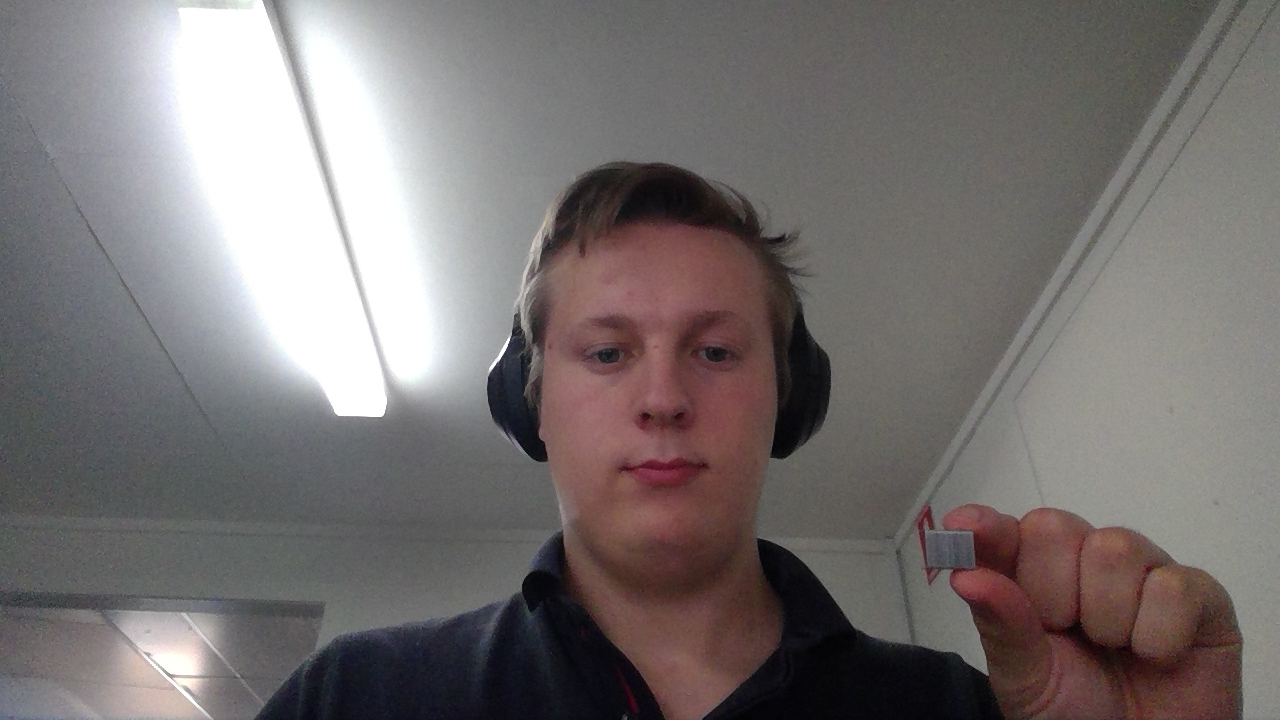
#> input picture test.jpg, 1280 x 720 px, given in place of the camera
$ python Canny.py
#> lines starting #> are read from the running program, lines starting #| are printed output that depends on the picture; after the words box and inside, x2 and y2 are one past the last pixel; in counts of white or black regions, pixels touching at a corner belong together
import numpy as np
import cv2

cap = cv2.VideoCapture(0)
while(True):
    # Capture frame-by-frame
    ret, frame = cap.read()
#> frame is the input picture: shape (720, 1280, 3); mean B, G, R 113.3, 113.9, 119.7

    edges = cv2.Canny(frame,100,250)
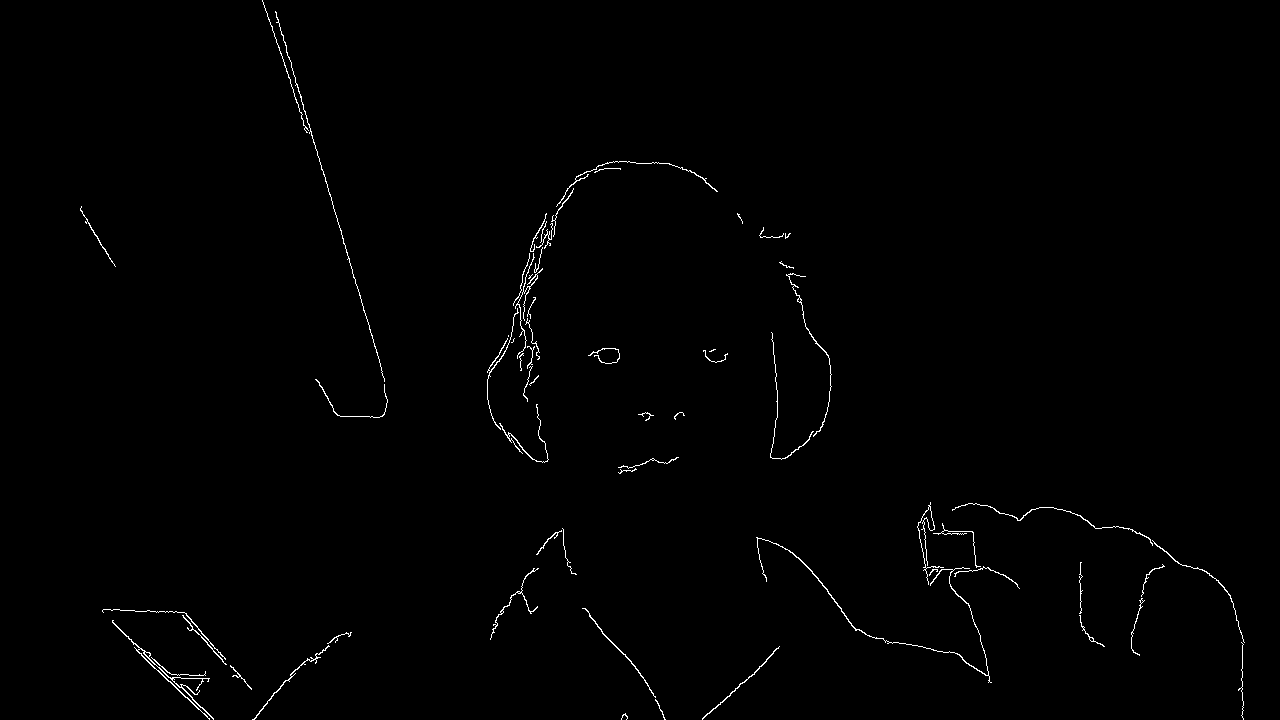
#> edges: shape (720, 1280); 0.71% white in thin lines or dots

    imgray = cv2.cvtColor(frame, cv2.COLOR_BGR2GRAY)
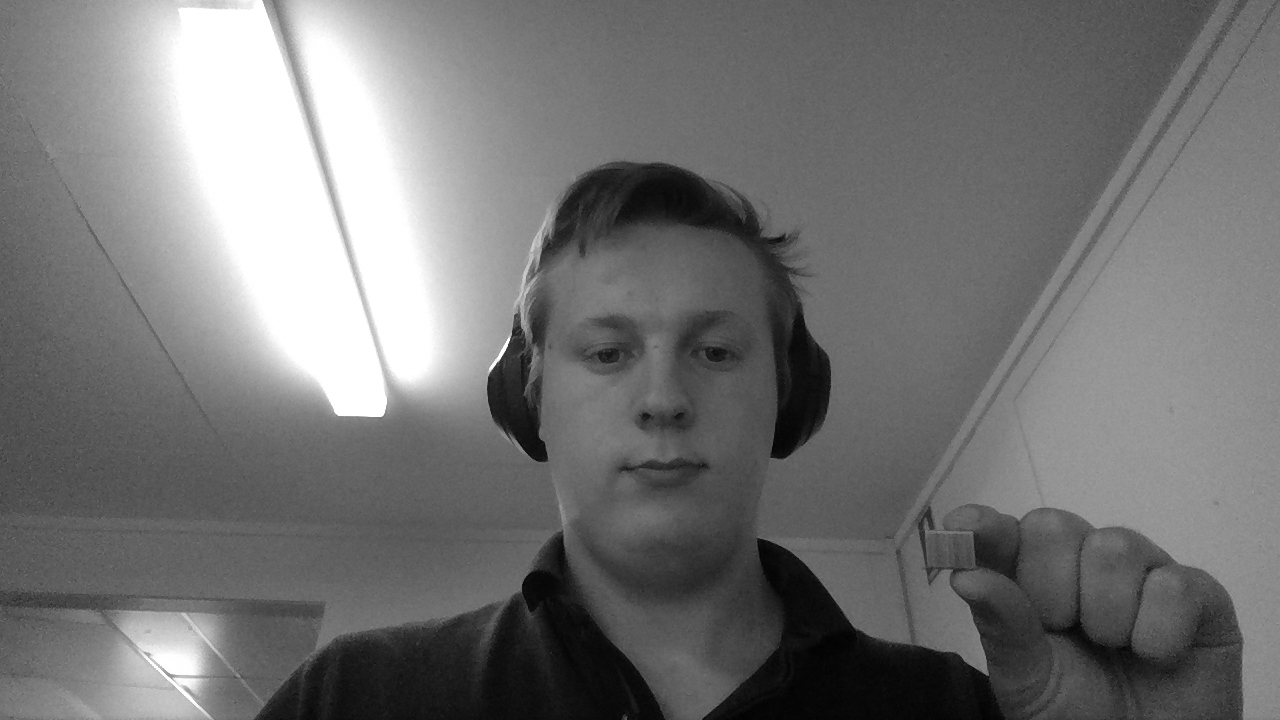
#> imgray: shape (720, 1280); min 1, max 255, mean 115.6
    ret, thresh = cv2.threshold(edges, 127, 255, 0)
    contours, hierarchy = cv2.findContours(thresh, cv2.RETR_TREE, cv2.CHAIN_APPROX_SIMPLE)
#> contours = 73 contours, 51 with area under 20; largest, box (x1, y1, x2, y2) and area: (112, 620, 214, 720) 189, (756, 537, 992, 683) 140, (582, 608, 656, 698) 66, (252, 645, 330, 720) 64, (702, 646, 780, 720) 62
    for cnt in contours:
        x,y,w,h = cv2.boundingRect(cnt)
        frame = cv2.rectangle(frame,(x,y),(x+w,y+h),(0,255,0),2)
#> this loop made 73 passes
#> (x, y, w, h) on passes 1 to 12: (621, 713, 7, 7), (655, 699, 11, 21), (230, 665, 22, 25), (151, 657, 55, 19), (702, 646, 78, 74), (252, 645, 78, 75), (1238, 642, 6, 78), (327, 632, 25, 12), (112, 620, 102, 100), (144, 651, 7, 7), (1079, 615, 26, 32), (1089, 637, 5, 5)
#> (cnt, x, y, w, h) on passes 13, 49: ([[1082, 627], [1083, 626], [1084, 627], [1083, 628]], 1082, 626, 3, 3), ([[508, 335], [508, 336]], 508, 335, 1, 2)
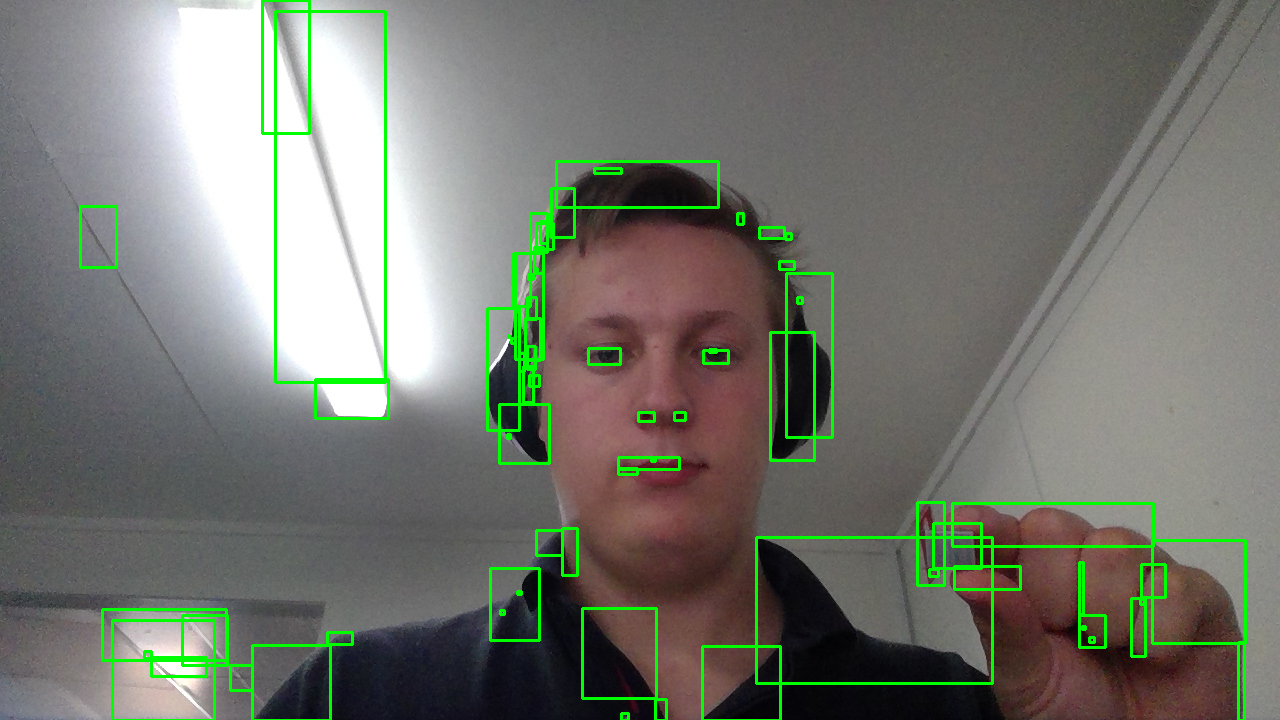
#> frame: shape (720, 1280, 3); mean B, G, R 109.7, 119.1, 115.8
    #cv2.imshow("Bounding Boxes",edges)

    cv2.imshow('frame', frame)
    cv2.imshow('Edges', edges)

    if cv2.waitKey(1) & 0xFF == ord('q'):
#> (key q is pressed here)
        break
# When everything done, release the capture
cap.release()
cv2.destroyAllWindows()

$ run again, on Dice3.jpg
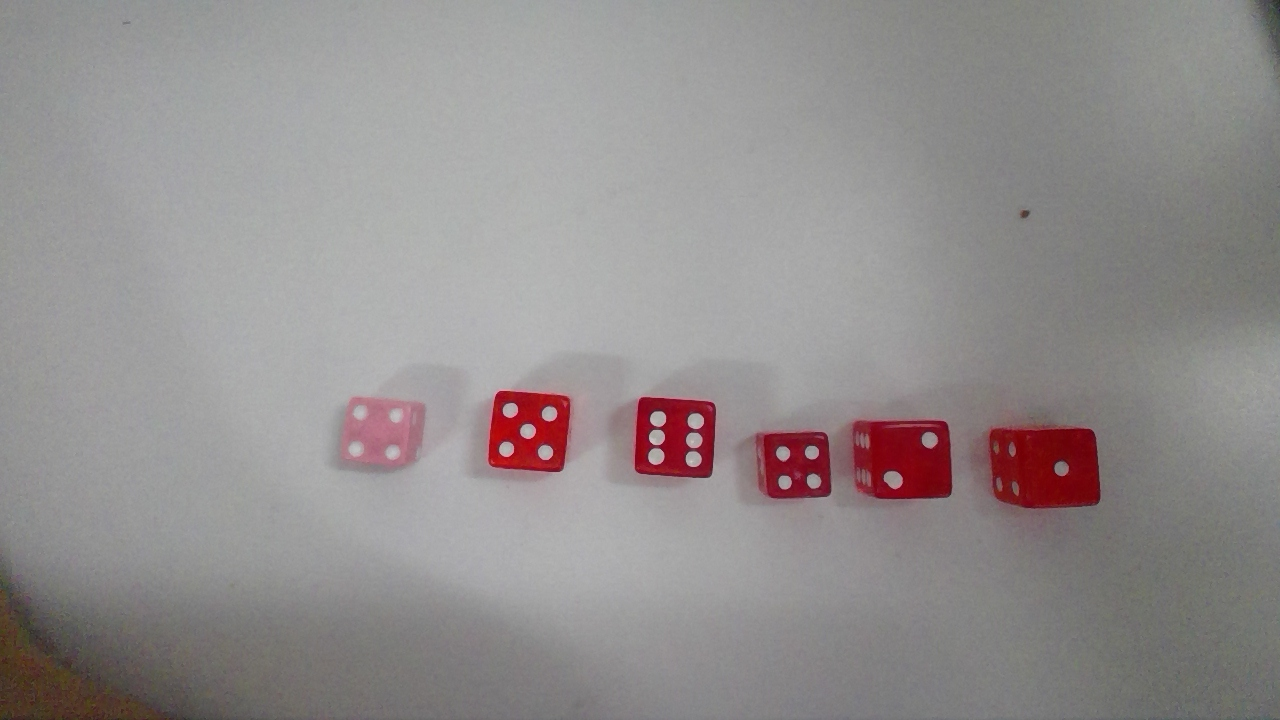
#> input picture Dice3.jpg, 1280 x 720 px, given in place of the camera
#> frame is the input picture: shape (720, 1280, 3); mean B, G, R 141.9, 142, 146.9
#> `edges = cv2.Canny(frame,100,250)`:
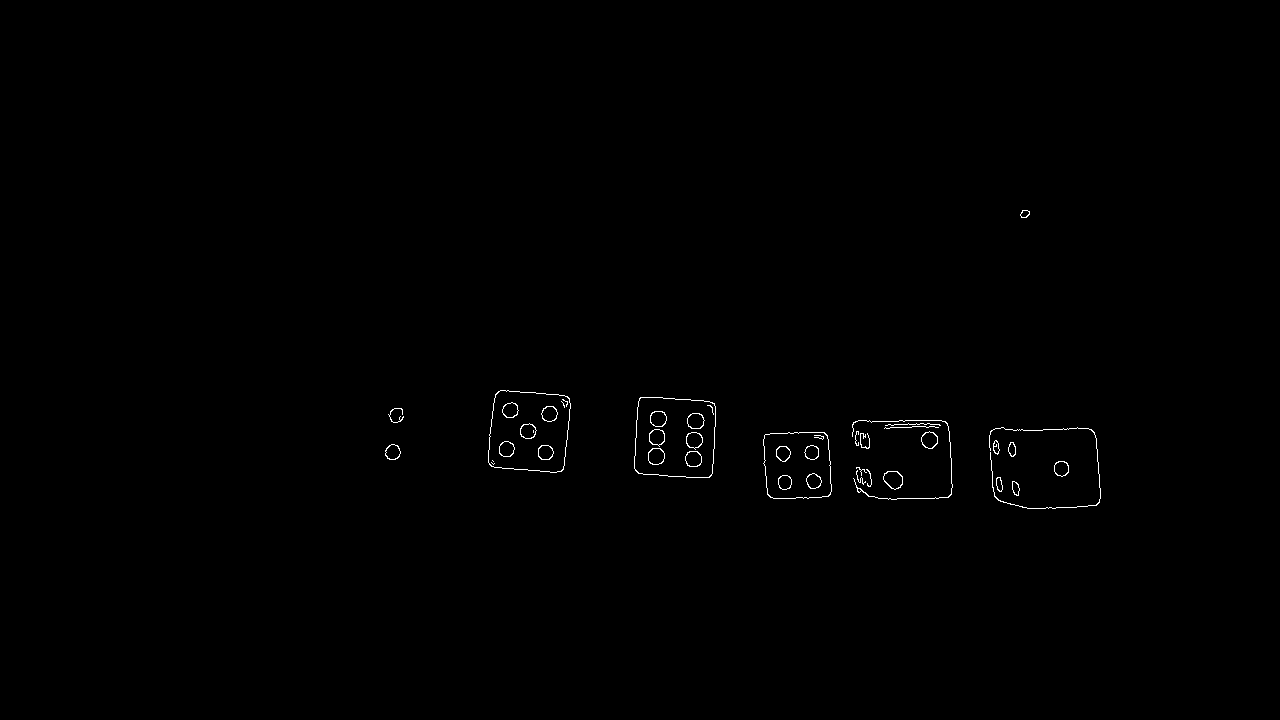
#> edges: shape (720, 1280); 0.34% white in thin lines or dots, all inside (x1, y1, x2, y2) = (385, 210, 1101, 509)
#> contours = 72 contours, 17 with area under 20; largest, box (x1, y1, x2, y2) and area: (634, 397, 716, 478) 5980, (634, 397, 716, 478) 5972, (488, 390, 571, 473) 5860, (488, 390, 571, 473) 5848, (763, 432, 832, 499) 4161
#> the loop `for cnt in contours:` made 72 passes
#> (x, y, w, h) on passes 1 to 8: (1012, 481, 8, 15), (1012, 481, 8, 15), (996, 477, 7, 15), (996, 477, 7, 15), (883, 471, 20, 19), (883, 471, 20, 19), (856, 470, 10, 15), (866, 469, 6, 18)
#> after the loop `for cnt in contours:`:
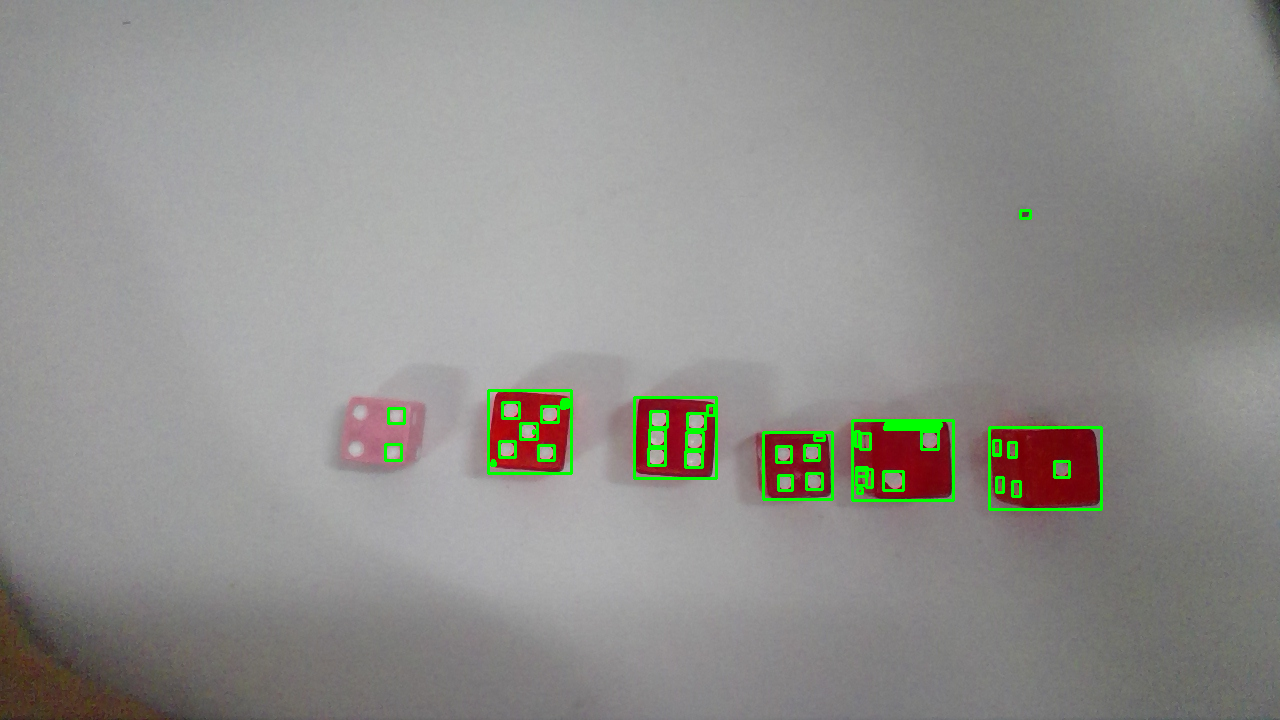
#> frame: shape (720, 1280, 3); mean B, G, R 140.9, 144.1, 145.2
